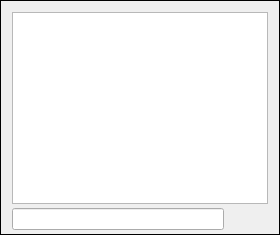
         <widget class="QFrame" name="dbframe">
          <property name="sizePolicy">
           <sizepolicy hsizetype="Expanding" vsizetype="Preferred">
            <horstretch>0</horstretch>
            <verstretch>0</verstretch>
           </sizepolicy>
          </property>
          <property name="frameShape">
           <enum>QFrame::Box</enum>
          </property>
          <layout class="QVBoxLayout" name="verticalLayout">
           <property name="spacing">
            <number>4</number>
           </property>
           <property name="bottomMargin">
            <number>4</number>
           </property>
           <item>
            <widget class="QTableView" name="tableViewDB">
             <property name="sizePolicy">
              <sizepolicy hsizetype="Expanding" vsizetype="MinimumExpanding">
               <horstretch>0</horstretch>
               <verstretch>0</verstretch>
              </sizepolicy>
             </property>
             <property name="contextMenuPolicy">
              <enum>Qt::CustomContextMenu</enum>
             </property>
             <property name="editTriggers">
              <set>QAbstractItemView::NoEditTriggers</set>
             </property>
             <property name="dragDropMode">
              <enum>QAbstractItemView::DragOnly</enum>
             </property>
             <property name="alternatingRowColors">
              <bool>true</bool>
             </property>
             <property name="selectionMode">
              <enum>QAbstractItemView::SingleSelection</enum>
             </property>
             <property name="selectionBehavior">
              <enum>QAbstractItemView::SelectRows</enum>
             </property>
             <property name="sortingEnabled">
              <bool>true</bool>
             </property>
             <attribute name="horizontalHeaderCascadingSectionResizes">
              <bool>true</bool>
             </attribute>
             <attribute name="horizontalHeaderShowSortIndicator" stdset="0">
              <bool>true</bool>
             </attribute>
             <attribute name="horizontalHeaderStretchLastSection">
              <bool>true</bool>
             </attribute>
             <attribute name="verticalHeaderVisible">
              <bool>false</bool>
             </attribute>
            </widget>
           </item>
           <item>
            <layout class="QHBoxLayout" name="horizontalLayout_3">
             <property name="spacing">
              <number>4</number>
             </property>
             <item>
              <widget class="QLineEdit" name="lineEdit"/>
             </item>
             <item>
              <widget class="QPushButton" name="pushButton">
               <property name="focusPolicy">
                <enum>Qt::NoFocus</enum>
               </property>
               <property name="text">
                <string/>
               </property>
               <property name="icon">
                <iconset resource="resources.qrc">
                 <normaloff>:/icons/Icons/system-search.png</normaloff>:/icons/Icons/system-search.png</iconset>
               </property>
               <property name="iconSize">
                <size>
                 <width>22</width>
                 <height>22</height>
                </size>
               </property>
               <property name="flat">
                <bool>true</bool>
               </property>
              </widget>
             </item>
            </layout>
           </item>
          </layout>
         </widget>
